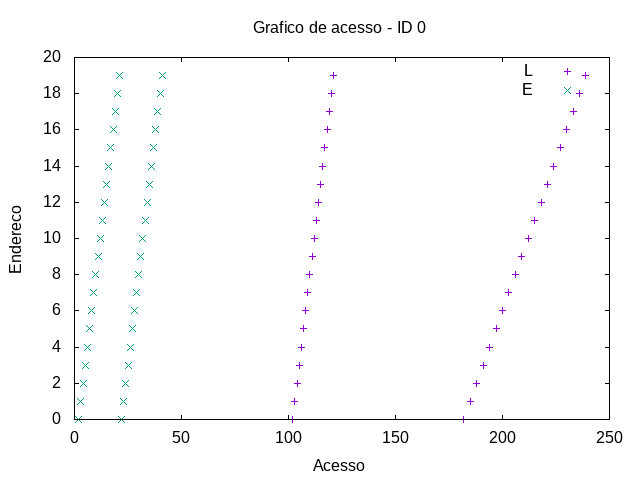

The gnuplot source for this figure:
set term png
set output "../out/mem/somadin/-acesso-0.png"
set title "Grafico de acesso - ID 0"
set xlabel "Acesso"
set ylabel "Endereco"
plot "../out/mem/somadin/-acesso-0-0.gpdat" u 2:4 w points t "L", "../out/mem/somadin/-acesso-1-0.gpdat" u 2:4 w points t "E"
